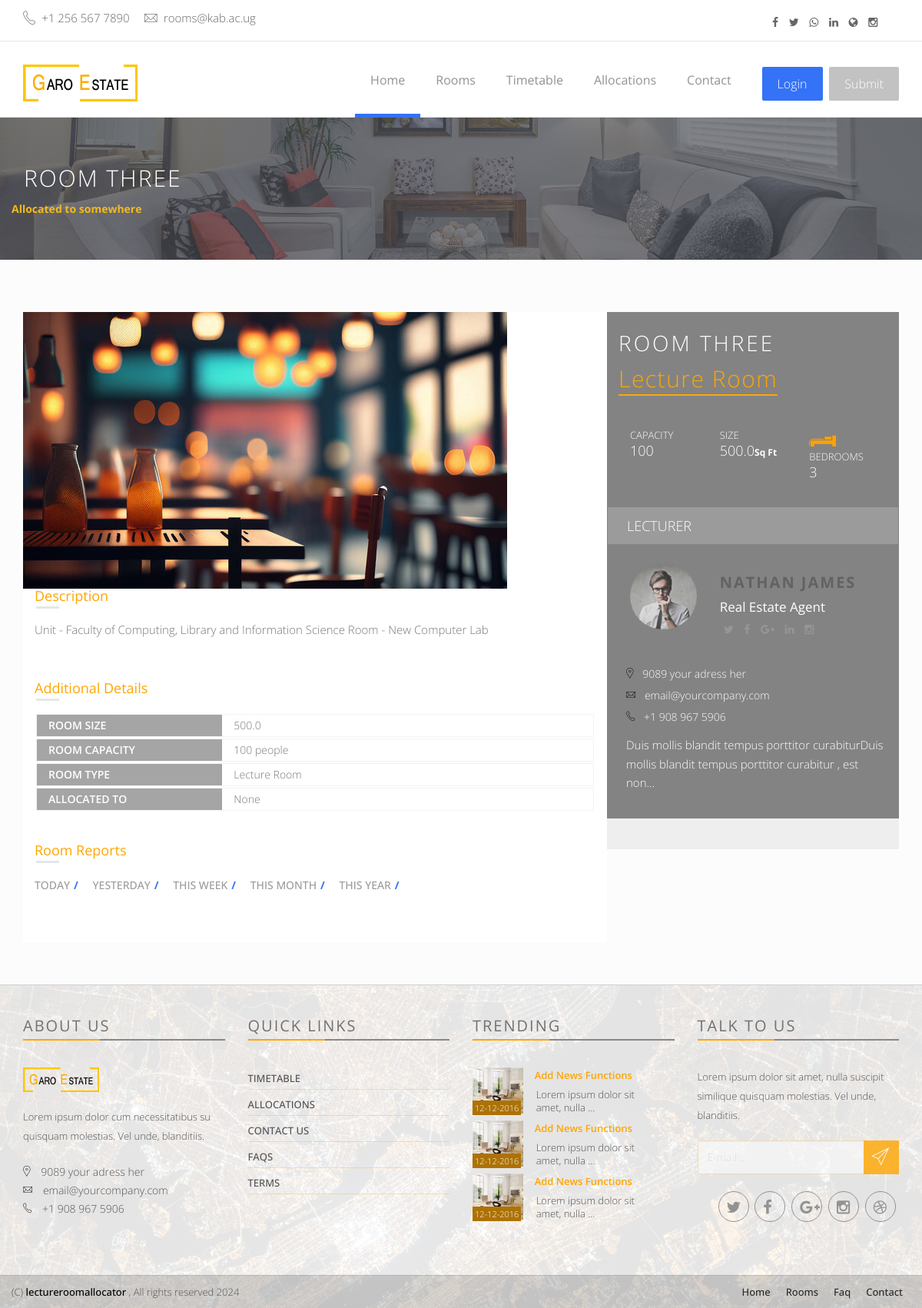
Page /room/3 on the committed database.
### allocator/models.py (models this page shows, shortened)
class Room(models.Model):
    states = (
        ('In Use', 'In Use'),
        ('Free', 'Free'),
        ('Closed', 'Closed'),
    )
    specifications = (
        ('Computer Lab', 'Computer Lab'),
        ('Science Lab', 'Science Lab'),
        ('Library', 'Library'),
        ('Lecture Room', 'Lecture Room'),
        ('Comfrence Hall', 'Comfrence Hall'),
    )
    room_name = models.CharField(max_length=200)
    room_specification = models.CharField(max_length=100, choices=specifications)
    room_size_in_metres = models.FloatField()
    room_capacity = models.IntegerField(null=True)
    room_description = models.TextField()
    room_image = models.ImageField(upload_to='rooms')
    state = models.CharField(max_length=100, choices=states, default='Free')
    allocated_to = models.CharField(max_length=200, default='None')

### allocator/views.py (the view)
# urls.py: path('room/<int:room_id>', views.room, name='room_details'),
def room(request, room_id):
    cur_room = Room.objects.get(id=room_id)
    context = {
        'title' : cur_room.room_name,
        'room' : cur_room,
    }
    return render(request, 'allocator/room.html', context)

### allocator/templates/allocator/room.html (shortened to what this page needs)
{% extends "allocator/base.html" %}
{% load static %}
{% block content %}
<div class="page-head">
    <div class="container">
        <div class="row">
            <div class="page-head-content">
                <h1 class="page-title">{{room.room_name}}</h1>
                <span style="color: #f3ba1e; font-weight: bold;">Allocated to somewhere</span>
            </div>
        </div>
    </div>
</div>
<div class="content-area single-property" style="background-color: #FCFCFC;">&nbsp;
    <div class="container">
        <div class="clearfix padding-top-40" >
            <div class="col-md-8 single-property-content prp-style-2">
                <div class="">
                    <div class="row">
                        <div class="light-slide-item">
                            <div class="clearfix">
                                <div class="favorite-and-print">
                                    <a class="add-to-fav" href="#login-modal" data-toggle="modal">
                                        <i class="fa fa-star-o"></i>
                                    </a>
                                    <a class="printer-icon " href="javascript:window.print()">
                                        <i class="fa fa-print"></i>
                                    </a>
                                </div>
                                <ul id="image-gallery" class="gallery list-unstyled cS-hidden">
                                    <li data-thumb="{{room.room_image.url}}">
                                        <img src="{{room.room_image.url}}" />
                                    </li>
                                </ul>
                            </div>
                        </div>
                    </div>
                    <div class="single-property-wrapper">
                        <div class="section">
                            <h4 class="s-property-title">Description</h4>
                            <div class="s-property-content">
                                <p>{{room.room_description}}</p>
                            </div>
                        </div>
                        <div class="section additional-details">
                            <h4 class="s-property-title">Additional Details</h4>
                            <ul class="additional-details-list clearfix">
                                <li>
                                    <span class="col-xs-6 col-sm-4 col-md-4 add-d-title">Room Size</span>
                                    <span class="col-xs-6 col-sm-8 col-md-8 add-d-entry">{{room.room_size_in_metres}}</span>
                                </li>
                                <li>
                                    <span class="col-xs-6 col-sm-4 col-md-4 add-d-title">Room Capacity</span>
                                    <span class="col-xs-6 col-sm-8 col-md-8 add-d-entry">{{room.room_capacity}} people</span>
                                </li>
                                <li>
                                    <span class="col-xs-6 col-sm-4 col-md-4 add-d-title">Room Type</span>
                                    <span class="col-xs-6 col-sm-8 col-md-8 add-d-entry">{{room.room_specification}}</span>
                                </li>
                                <li>
                                    <span class="col-xs-6 col-sm-4 col-md-4 add-d-title">Allocated To</span>
                                    <span class="col-xs-6 col-sm-8 col-md-8 add-d-entry">{{room.allocated_to}}</span>
                                </li>
                            </ul>
                        </div>
                        <div class="section property-features">
                            <h4 class="s-property-title">Room Reports</h4>
                            <ul>
                                <li><a href="{% url 'allocator:today_report' room.id %}">Today</a></li>
                                <li><a href="{% url 'allocator:yesterday_report' room.id %}">Yesterday</a></li>
                                <li><a href="{% url 'allocator:week_report' room.id %}">This Week</a></li>
                                <li><a href="{% url 'allocator:month_report' room.id %}">This Month</a></li>
                                <li><a href="{% url 'allocator:year_report' room.id %}">This Year</a></li>
                            </ul>
                        </div>
                    </div>
                </div>
            </div>
            <div class="col-md-4 p0">
                <aside class="sidebar sidebar-property blog-asside-right property-style2">
                    <div class="dealer-widget">
                        <div class="dealer-content">
                            <div class="inner-wrapper">
                                <div class="single-property-header">
                                    <h1 class="property-title">{{room.room_name}}</h1>
                                    <span class="property-price">{{room.room_specification}}</span>
                                </div>
                                <div class="property-meta entry-meta clearfix ">
                                    <div class="col-xs-4 col-sm-4 col-md-4 p-b-15">
                                        <span class="property-info-entry">
                                            <span class="property-info-label">Capacity</span>
                                            <span class="property-info-value">{{room.room_capacity}}</span>
                                        </span>
                                    </div>
                                    <div class="col-xs-4 col-sm-4 col-md-4 p-b-15">
                                        <span class="property-info-entry">
                                            <span class="property-info-label">Size</span>
                                            <span class="property-info-value">{{room.room_size_in_metres}}<b class="property-info-unit">Sq Ft</b></span>
                                        </span>
                                    </div>
                                    <div class="col-xs-4 col-sm-4 col-md-4 p-b-15">
                                        <span class="property-info-icon icon-bed">
                                            <img src="assets/img/icon/bed-orange.png">
                                        </span>
                                        <span class="property-info-entry">
                                            <span class="property-info-label">Bedrooms</span>
                                            <span class="property-info-value">3</span>
                                        </span>
                                    </div>
                                </div>
                                <div class="dealer-section-space">
                                    <span>Lecturer</span>
                                </div>
                                <div class="clear">
                                    <div class="col-xs-4 col-sm-4 dealer-face">
                                        <a href="">
                                            <img src="assets/img/client-face1.png" class="img-circle">
                                        </a>
                                    </div>
                                    <div class="col-xs-8 col-sm-8 ">
                                        <h3 class="dealer-name">
                                            <a href="">Nathan James</a>
                                            <span>Real Estate Agent</span>
                                        </h3>
                                        <div class="dealer-social-media">
                                            <a class="twitter" target="_blank" href="">
                                                <i class="fa fa-twitter"></i>
                                            </a>
                                            <a class="facebook" target="_blank" href="">
                                                <i class="fa fa-facebook"></i>
                                            </a>
                                            <a class="gplus" target="_blank" href="">
                                                <i class="fa fa-google-plus"></i>
                                            </a>
                                            <a class="linkedin" target="_blank" href="">
                                                <i class="fa fa-linkedin"></i>
                                            </a>
                                            <a class="instagram" target="_blank" href="">
                                                <i class="fa fa-instagram"></i>
                                            </a>
                                        </div>
                                    </div>
                                </div>
                                <div class="clear">
                                    <ul class="dealer-contacts">
                                        <li><i class="pe-7s-map-marker strong"> </i> 9089 your adress her</li>
                                        <li><i class="pe-7s-mail strong"> </i> email@yourcompany.com</li>
                                        <li><i class="pe-7s-call strong"> </i> +1 908 967 5906</li>
                                    </ul>
                                    <p>Duis mollis  blandit tempus porttitor curabiturDuis mollis  blandit tempus porttitor curabitur , est non…</p>
                                </div>
                            </div>
                        </div>
                    </div>
                </aside>
            </div>
        </div>
    </div>
</div>
{% endblock content %}

### rows in the picture
Room: room_name "ROOM THREE", room_image (picture), room_description "Unit - Faculty of Computing, Library and Information Science Room - New Computer Lab", room_size_in_metres "500.0", room_capacity "100", room_specification "Lecture Room", allocated_to "None"
